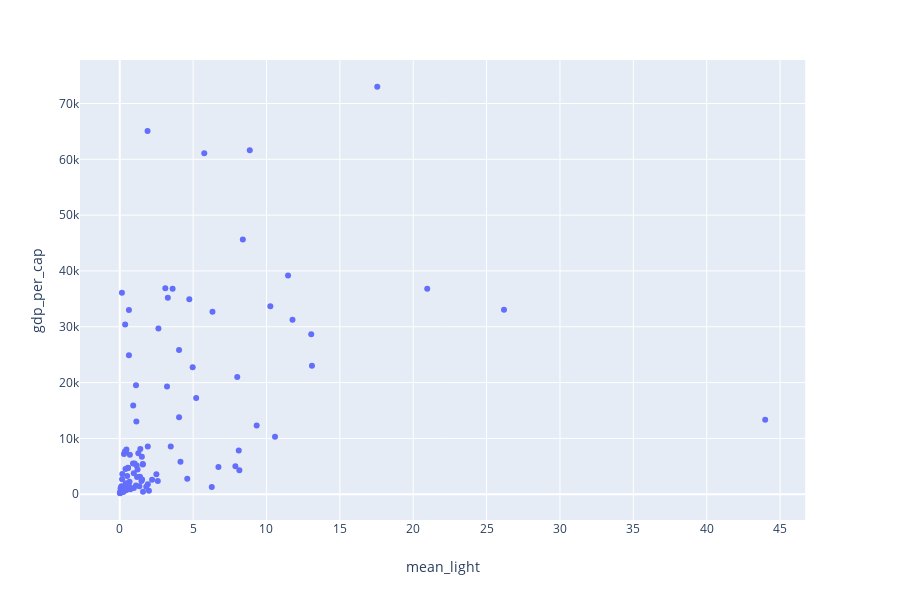

The code cell stored with this chart in its notebook:
### Code cell
import plotly.express as px
import plotly
fig = px.scatter(merged[merged['Year'] == 1993], x = 'mean_light', y = 'gdp_per_cap', animation_group="Country")

fig.show()

### Figure 1 — Plotly figure (JSON) as saved in the notebook; plotly's stock layout.template omitted (floating-point values rounded to 4 significant figures)
{"data": [{"hoverlabel": {"namelength": 0}, "hovertemplate": "mean_light=%{x}<br>gdp_per_cap=%{y}", "ids": ["Albania", "Algeria", "Argentina", "Armenia", "Australia", "Austria", "Azerbaijan", "Bangladesh", "Belarus", "Belgium", "Benin", "Bolivia, Plurinational State of", "Brazil", "Brunei Darussalam", "Bulgaria", "Cameroon", "Canada", "Chile", "China", "Colombia", "Costa Rica", "Croatia", "Cyprus", "Czechia", "Côte d'Ivoire", "Denmark", "Ecuador", "Egypt", "El Salvador", "Estonia", "Ethiopia", "Finland", "France", "Georgia", "Germany", "Ghana", "Greece", "Guatemala", "Honduras", "Hungary", "Iceland", "India", "Indonesia", "Ireland", "Israel", "Italy", "Jamaica", "Japan", "Jordan", "Kazakhstan", "Korea, Republic of", "Kyrgyzstan", "Latvia", "Lebanon", "Lithuania", "Luxembourg", "Malaysia", "Malta", "Mauritius", "Mexico", "Moldova, Republic of", "Morocco", "Mozambique", "Netherlands", "New Zealand", "Nicaragua", "Nigeria", "North Macedonia", "Norway", "Oman", "Panama", "Paraguay", "Peru", "Philippines", "Poland", "Portugal", "Romania", "Russian Federation", "Saudi Arabia", "Senegal", "Slovakia", "Slovenia", "South Africa", "Spain", "Sri Lanka", "Sweden", "Switzerland", "Tanzania, United Republic of", "Thailand", "Togo", "Tunisia", "Turkey", "Ukraine", "United Arab Emirates", "United Kingdom", "United States", "Uruguay", "Venezuela, Bolivarian Republic of", "Zambia"], "legendgroup": "", "marker": {"color": "#636efa", "symbol": "circle"}, "mode": "markers", "name": "", "showlegend": false, "type": "scatter", "x": [0.2643, 0.5062, 0.3553, 0.7241, 0.1489, 4.741, 1.914, 1.586, 2.204, 26.18, 0.1075, 0.1103, 0.4562, 3.106, 2.498, 0.06096, 0.6271, 0.2887, 0.6818, 0.5684, 1.573, 1.911, 8.008, 9.33, 0.1358, 8.388, 0.9583, 1.103, 2.593, 1.507, 0.01822, 2.636, 6.32, 0.9607, 10.26, 0.2998, 3.222, 0.6664, 0.3915, 3.476, 0.3688, 1.989, 0.4154, 4.041, 13.1, 11.77, 6.725, 11.47, 1.522, 0.391, 10.58, 0.4363, 1.149, 7.88, 1.569, 17.55, 0.9044, 43.99, 8.152, 1.402, 6.272, 0.4293, 0.02484, 20.95, 0.6249, 0.2491, 1.34, 1.382, 1.895, 0.9178, 0.5618, 0.1738, 0.1592, 0.6407, 4.138, 5.209, 1.215, 0.6894, 1.109, 0.09543, 8.11, 4.044, 1.011, 4.97, 1.808, 3.277, 8.861, 0.03515, 1.177, 0.2411, 1.48, 1.266, 4.6, 5.76, 13.05, 3.602, 0.4153, 1.133, 0.08614], "xaxis": "x", "y": [1371.0, 3279.0, 7644.0, 886.0, 36090.0, 34940.0, 1788.0, 439.2, 2612.0, 33070.0, 624.6, 1421.0, 8021.0, 36910.0, 3583.0, 1055.0, 33000.0, 7215.0, 998.4, 4708.0, 5403.0, 8568.0, 21010.0, 12310.0, 1333.0, 45660.0, 3767.0, 1587.0, 2364.0, 6739.0, 179.4, 29690.0, 32690.0, 1111.0, 33670.0, 857.7, 19300.0, 2260.0, 1566.0, 8550.0, 30420.0, 611.1, 1968.0, 25840.0, 23040.0, 31280.0, 4879.0, 39190.0, 2651.0, 4513.0, 10280.0, 714.8, 5159.0, 5004.0, 5317.0, 73000.0, 5503.0, 13340.0, 4291.0, 8117.0, 1305.0, 1705.0, 212.8, 36830.0, 24920.0, 1051.0, 1445.0, 3146.0, 65050.0, 15890.0, 4765.0, 3632.0, 2674.0, 1446.0, 5828.0, 17260.0, 4422.0, 7068.0, 19520.0, 1030.0, 7821.0, 13800.0, 5518.0, 22770.0, 1342.0, 35200.0, 61600.0, 484.4, 3083.0, 423.0, 2387.0, 7343.0, 2798.0, 61080.0, 28660.0, 36800.0, 7721.0, 13050.0, 1017.0], "yaxis": "y"}], "layout": {"height": 600, "legend": {"tracegroupgap": 0}, "margin": {"t": 60}, "xaxis": {"anchor": "y", "domain": [0, 0.98], "title": {"text": "mean_light"}}, "yaxis": {"anchor": "x", "domain": [0, 1], "title": {"text": "gdp_per_cap"}}}}
